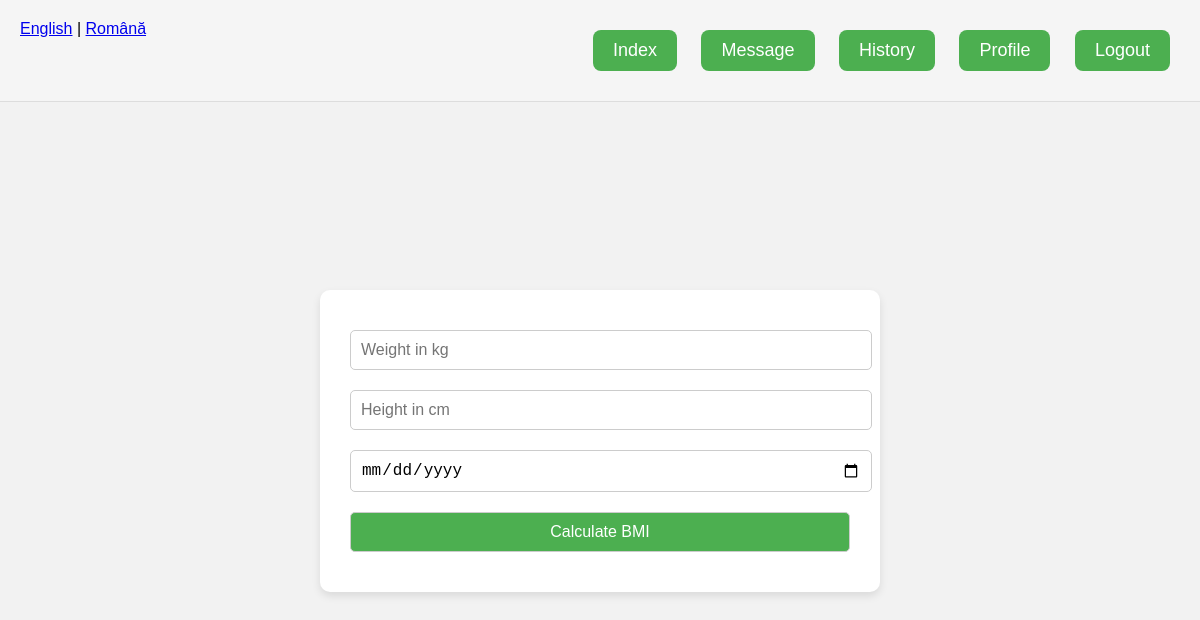
Before: /index (signed in) with the older database file.
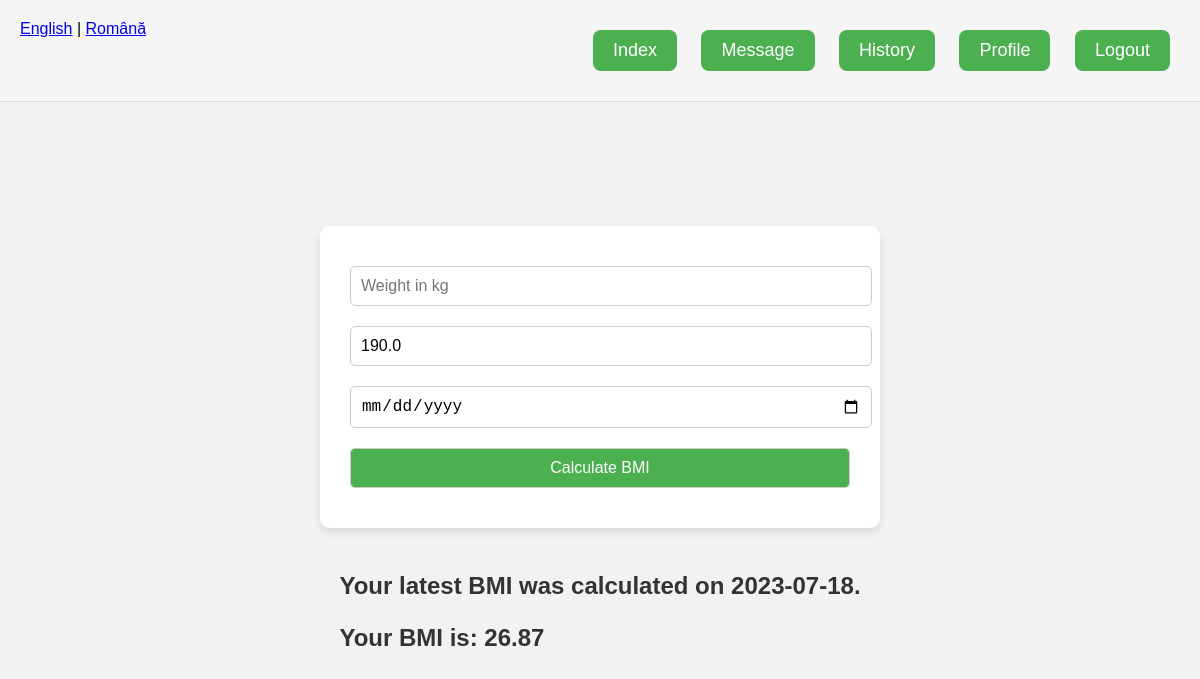
After: the same page with the newer database file.
### database.py (models this page shows)
class UserProfile(db.Model):
    id = db.Column(db.Integer, primary_key=True)
    user_id = db.Column(db.Integer, db.ForeignKey('user.id'), nullable=False)
    name = db.Column(db.String(100), nullable=False)
    height = db.Column(db.Float, nullable=False)
    age = db.Column(db.Integer, nullable=False)
    gender = db.Column(db.String(10), nullable=False)
    activity_level = db.Column(db.String(10), nullable=False)

### models.py (models this page shows, shortened)
class BMIRecord(db.Model):
    id = db.Column(db.Integer, primary_key=True)
    bmi = db.Column(db.Float, nullable=False)
    weight = db.Column(db.Float, nullable=False)  # New field
    height = db.Column(db.Float, nullable=False)  # New field
    user_id = db.Column(db.Integer, db.ForeignKey('user.id'), nullable=False)
    date = db.Column(db.DateTime, default=datetime.utcnow)

### main.py (the view, shortened to what this page needs)
@main.route('/index', methods=['GET', 'POST'])
@login_required
def index():
    profile = UserProfile.query.filter_by(user_id=current_user.id).first()
    height = profile.height if profile else None
    bmi_record = BMIRecord.query.filter_by(user_id=current_user.id).order_by(BMIRecord.date.desc()).first()
    bmi = bmi_record.bmi if bmi_record else None
    recommendation = ''
    return render_template('index.html', bmi=bmi, recommendation=recommendation, bmi_record=bmi_record, height=height)

### app.py (called while the page is built)
def create_app():
    app = Flask(__name__)
    app.config.from_pyfile('config.py')
    db.init_app(app)
    login_manager = LoginManager()
    login_manager.init_app(app)
    login_manager.login_view = 'auth.landing'
    @login_manager.user_loader
    def load_user(user_id):
        return User.query.get(int(user_id))
    babel = Babel(app)
    app.register_blueprint(auth.auth)
    app.register_blueprint(main.main)
    return app

### templates/index.html (shortened to what this page needs)
{% extends "base.html" %}
{% block content %}
<div class="container">
    <form action="/index" method="post">
        <input type="number" name="weight" step="0.1" placeholder="{{ _('Weight in kg') }}" required>
        <input type="number" name="height" placeholder="{{ _('Height in cm') }}" value="{{ height }}" required>
        <input type="date" name="previous_date" placeholder="{{ _('Previous Date') }}">
        <input type="submit" value="{{ _('Calculate BMI') }}">
    </form>
    <div class="result">
        {% if bmi %}
            {% if bmi_record %}
                <p>{{ _('Your latest BMI was calculated on') }} {{ bmi_record.date.strftime('%Y-%m-%d') }}.</p>
            {% endif %}
            <p>{{ _('Your BMI is:') }} {{ bmi }}</p>
        {% endif %}
    </div>
</div>
{% endblock %}

### templates/base.html (shortened to what this page needs)
<!DOCTYPE html>
<html lang="en">
<head>
    <link rel="stylesheet" href="{{ url_for('static', filename='styles.css') }}">
</head>
<body>
    <div class="navbar">
        <div class="language-selection">
            <a href="{{ url_for('main.setlang', lang='en') }}">English</a> |
            <a href="{{ url_for('main.setlang', lang='ro') }}">Română</a>
        </div>
        <div class="logout-button">
            <a href="{{ url_for('main.index') }}" class="btn">Index</a>
            <a href="{{ url_for('main.message') }}" class="btn">Message</a>
            <a href="{{ url_for('main.history') }}" class="btn">History</a>
            <a href="{{ url_for('main.profile') }}" class="btn">Profile</a>
            <a href="{{ url_for('auth.logout') }}" class="btn">Logout</a>
        </div>
    </div>
    {% block content %}{% endblock %}
</body>
</html>

### static/styles.css (style rules this page uses)
body { font-family: Arial, sans-serif; background-color: #f2f2f2; margin: 0; padding: 0; height: 100vh; display: flex; flex-direction: column; }
.navbar { display: flex; justify-content: space-between; padding: 20px; background-color: #f5f5f5; border-bottom: 1px solid #ddd; }
.container { flex-grow: 1; display: flex; flex-direction: column; justify-content: center; align-items: center; padding: 20px; }
form { background-color: #ffffff; padding: 30px; border-radius: 10px; box-shadow: 0 4px 8px rgba(0, 0, 0, 0.1); text-align: center; width: 100%; max-width: 500px; }
input { margin: 10px 0; padding: 10px; font-size: 16px; border-radius: 5px; border: 1px solid #ccc; width: 100%; }
input[type="submit"] { background-color: #4CAF50; color: white; cursor: pointer; }
p { font-size: 24px; font-weight: bold; color: #333; }
.result { margin-top: 20px; }
.btn { display: inline-block; padding: 10px 20px; margin: 10px; font-size: 18px; text-align: center; text-decoration: none; color: #fff; background-color: #4CAF50; border-radius: 8px; }
body { font-family: Arial, sans-serif; }

Changed rows visible on the page:
added UserProfile: height "190.0"
added BMIRecord: date "2023-07-18", bmi "26.87"
Other visible differences:
form field height: "Height in cm" → (not shown)
text now shown: "Your latest BMI was calculated on . Your BMI is:"
